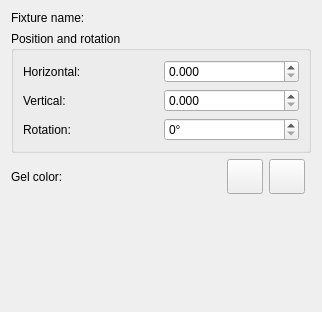
<?xml version="1.0" encoding="UTF-8"?>
<ui version="4.0">
 <class>MonitorFixturePropertiesEditor</class>
 <widget class="QWidget" name="MonitorFixturePropertiesEditor">
  <property name="geometry">
   <rect>
    <x>0</x>
    <y>0</y>
    <width>322</width>
    <height>312</height>
   </rect>
  </property>
  <property name="windowTitle">
   <string>Monitor Fixture Properties Editor</string>
  </property>
  <property name="windowIcon">
   <iconset resource="qlcui.qrc">
    <normaloff>:/efx.png</normaloff>:/efx.png</iconset>
  </property>
  <layout class="QGridLayout" name="gridLayout">
   <item row="4" column="0">
    <widget class="QLabel" name="label_5">
     <property name="sizePolicy">
      <sizepolicy hsizetype="Expanding" vsizetype="Preferred">
       <horstretch>0</horstretch>
       <verstretch>0</verstretch>
      </sizepolicy>
     </property>
     <property name="text">
      <string>Gel color:</string>
     </property>
    </widget>
   </item>
   <item row="3" column="0" colspan="4">
    <widget class="QGroupBox" name="groupBox">
     <property name="title">
      <string>Position and rotation</string>
     </property>
     <layout class="QGridLayout" name="gridLayout_2">
      <item row="1" column="1">
       <widget class="QDoubleSpinBox" name="m_yPosSpin">
        <property name="decimals">
         <number>3</number>
        </property>
        <property name="singleStep">
         <double>0.100000000000000</double>
        </property>
       </widget>
      </item>
      <item row="1" column="0">
       <widget class="QLabel" name="label_3">
        <property name="text">
         <string>Vertical:</string>
        </property>
       </widget>
      </item>
      <item row="0" column="0">
       <widget class="QLabel" name="label_2">
        <property name="text">
         <string>Horizontal:</string>
        </property>
       </widget>
      </item>
      <item row="0" column="1">
       <widget class="QDoubleSpinBox" name="m_xPosSpin">
        <property name="decimals">
         <number>3</number>
        </property>
        <property name="singleStep">
         <double>0.100000000000000</double>
        </property>
       </widget>
      </item>
      <item row="2" column="0">
       <widget class="QLabel" name="label_4">
        <property name="text">
         <string>Rotation:</string>
        </property>
       </widget>
      </item>
      <item row="2" column="1">
       <widget class="QSpinBox" name="m_rotationSpin">
        <property name="suffix">
         <string notr="true">°</string>
        </property>
        <property name="maximum">
         <number>359</number>
        </property>
       </widget>
      </item>
     </layout>
    </widget>
   </item>
   <item row="4" column="1" colspan="2">
    <layout class="QHBoxLayout" name="horizontalLayout_2">
     <item>
      <widget class="QToolButton" name="m_gelColorButton">
       <property name="toolTip">
        <string>Set the color of the gel installed on the fixture</string>
       </property>
       <property name="iconSize">
        <size>
         <width>28</width>
         <height>28</height>
        </size>
       </property>
      </widget>
     </item>
     <item>
      <widget class="QToolButton" name="m_gelResetButton">
       <property name="toolTip">
        <string>Reset the current color</string>
       </property>
       <property name="icon">
        <iconset resource="qlcui.qrc">
         <normaloff>:/fileclose.png</normaloff>:/fileclose.png</iconset>
       </property>
       <property name="iconSize">
        <size>
         <width>28</width>
         <height>28</height>
        </size>
       </property>
      </widget>
     </item>
    </layout>
   </item>
   <item row="5" column="0" colspan="4">
    <spacer name="verticalSpacer">
     <property name="orientation">
      <enum>Qt::Vertical</enum>
     </property>
     <property name="sizeHint" stdset="0">
      <size>
       <width>20</width>
       <height>40</height>
      </size>
     </property>
    </spacer>
   </item>
   <item row="1" column="0" colspan="3">
    <layout class="QHBoxLayout" name="horizontalLayout_3">
     <item>
      <widget class="QLabel" name="label">
       <property name="sizePolicy">
        <sizepolicy hsizetype="Minimum" vsizetype="Preferred">
         <horstretch>0</horstretch>
         <verstretch>0</verstretch>
        </sizepolicy>
       </property>
       <property name="text">
        <string>Fixture name:</string>
       </property>
      </widget>
     </item>
     <item>
      <widget class="QLabel" name="m_fxName">
       <property name="sizePolicy">
        <sizepolicy hsizetype="Expanding" vsizetype="Preferred">
         <horstretch>0</horstretch>
         <verstretch>0</verstretch>
        </sizepolicy>
       </property>
       <property name="font">
        <font>
         <weight>75</weight>
         <bold>true</bold>
        </font>
       </property>
       <property name="text">
        <string/>
       </property>
       <property name="wordWrap">
        <bool>true</bool>
       </property>
      </widget>
     </item>
    </layout>
   </item>
  </layout>
 </widget>
 <resources>
  <include location="qlcui.qrc"/>
  <include location="qlcui.qrc"/>
 </resources>
 <connections/>
</ui>
